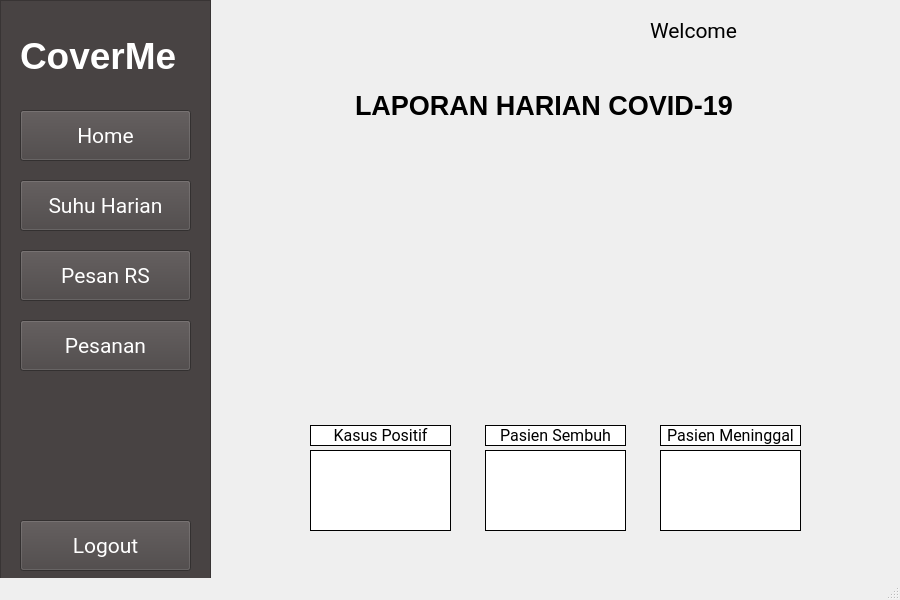
<?xml version="1.0" encoding="UTF-8"?>
<ui version="4.0">
 <class>MainWindow</class>
 <widget class="QMainWindow" name="MainWindow">
  <property name="geometry">
   <rect>
    <x>0</x>
    <y>0</y>
    <width>900</width>
    <height>600</height>
   </rect>
  </property>
  <property name="windowTitle">
   <string>MainWindow</string>
  </property>
  <widget class="QWidget" name="centralwidget">
   <widget class="QLabel" name="Nama_Admin">
    <property name="geometry">
     <rect>
      <x>650</x>
      <y>0</y>
      <width>251</width>
      <height>61</height>
     </rect>
    </property>
    <property name="font">
     <font>
      <family>Roboto</family>
      <pointsize>16</pointsize>
     </font>
    </property>
    <property name="text">
     <string>Welcome  &lt;KlienName&gt;</string>
    </property>
   </widget>
   <widget class="QLabel" name="header_tambah">
    <property name="geometry">
     <rect>
      <x>355</x>
      <y>90</y>
      <width>401</width>
      <height>31</height>
     </rect>
    </property>
    <property name="font">
     <font>
      <pointsize>20</pointsize>
      <weight>75</weight>
      <bold>true</bold>
     </font>
    </property>
    <property name="styleSheet">
     <string notr="true">QLabel{
	color: rgb(0, 0, 0);
}</string>
    </property>
    <property name="text">
     <string>LAPORAN HARIAN COVID-19</string>
    </property>
   </widget>
   <widget class="QLabel" name="label_2">
    <property name="geometry">
     <rect>
      <x>310</x>
      <y>130</y>
      <width>491</width>
      <height>281</height>
     </rect>
    </property>
    <property name="text">
     <string/>
    </property>
    <property name="pixmap">
     <pixmap>../img/nao.jpg</pixmap>
    </property>
    <property name="scaledContents">
     <bool>true</bool>
    </property>
   </widget>
   <widget class="QLabel" name="label_positif">
    <property name="geometry">
     <rect>
      <x>310</x>
      <y>425</y>
      <width>141</width>
      <height>21</height>
     </rect>
    </property>
    <property name="font">
     <font>
      <family>Roboto</family>
      <pointsize>12</pointsize>
     </font>
    </property>
    <property name="autoFillBackground">
     <bool>false</bool>
    </property>
    <property name="styleSheet">
     <string notr="true">background-color: rgb(255, 255, 255);
border-color: rgb(0, 0, 0);
border-width:1px;
border-style: solid;</string>
    </property>
    <property name="text">
     <string>Kasus Positif</string>
    </property>
    <property name="alignment">
     <set>Qt::AlignCenter</set>
    </property>
   </widget>
   <widget class="QLabel" name="label_sembuh">
    <property name="geometry">
     <rect>
      <x>485</x>
      <y>425</y>
      <width>141</width>
      <height>21</height>
     </rect>
    </property>
    <property name="font">
     <font>
      <family>Roboto</family>
      <pointsize>12</pointsize>
     </font>
    </property>
    <property name="autoFillBackground">
     <bool>false</bool>
    </property>
    <property name="styleSheet">
     <string notr="true">background-color: rgb(255, 255, 255);
border-color: rgb(0, 0, 0);
border-width:1px;
border-style: solid;</string>
    </property>
    <property name="text">
     <string>Pasien Sembuh</string>
    </property>
    <property name="alignment">
     <set>Qt::AlignCenter</set>
    </property>
   </widget>
   <widget class="QLabel" name="label_meninggal">
    <property name="geometry">
     <rect>
      <x>660</x>
      <y>425</y>
      <width>141</width>
      <height>21</height>
     </rect>
    </property>
    <property name="font">
     <font>
      <family>Roboto</family>
      <pointsize>12</pointsize>
     </font>
    </property>
    <property name="autoFillBackground">
     <bool>false</bool>
    </property>
    <property name="styleSheet">
     <string notr="true">background-color: rgb(255, 255, 255);
border-color: rgb(0, 0, 0);
border-width:1px;
border-style: solid;</string>
    </property>
    <property name="text">
     <string>Pasien Meninggal</string>
    </property>
    <property name="alignment">
     <set>Qt::AlignCenter</set>
    </property>
   </widget>
   <widget class="QLabel" name="label_kasus_positif">
    <property name="geometry">
     <rect>
      <x>310</x>
      <y>450</y>
      <width>141</width>
      <height>81</height>
     </rect>
    </property>
    <property name="font">
     <font>
      <family>Roboto</family>
      <pointsize>16</pointsize>
     </font>
    </property>
    <property name="autoFillBackground">
     <bool>false</bool>
    </property>
    <property name="styleSheet">
     <string notr="true">background-color: rgb(255, 255, 255);
border-color: rgb(0, 0, 0);
border-width:1px;
border-style: solid;</string>
    </property>
    <property name="text">
     <string/>
    </property>
    <property name="alignment">
     <set>Qt::AlignCenter</set>
    </property>
   </widget>
   <widget class="QLabel" name="label_pasien_sembuh">
    <property name="geometry">
     <rect>
      <x>485</x>
      <y>450</y>
      <width>141</width>
      <height>81</height>
     </rect>
    </property>
    <property name="font">
     <font>
      <family>Roboto</family>
      <pointsize>16</pointsize>
     </font>
    </property>
    <property name="autoFillBackground">
     <bool>false</bool>
    </property>
    <property name="styleSheet">
     <string notr="true">background-color: rgb(255, 255, 255);
border-color: rgb(0, 0, 0);
border-width:1px;
border-style: solid;</string>
    </property>
    <property name="text">
     <string/>
    </property>
    <property name="alignment">
     <set>Qt::AlignCenter</set>
    </property>
   </widget>
   <widget class="QLabel" name="label_pasien_meninggal">
    <property name="geometry">
     <rect>
      <x>660</x>
      <y>450</y>
      <width>141</width>
      <height>81</height>
     </rect>
    </property>
    <property name="font">
     <font>
      <family>Roboto</family>
      <pointsize>16</pointsize>
     </font>
    </property>
    <property name="autoFillBackground">
     <bool>false</bool>
    </property>
    <property name="styleSheet">
     <string notr="true">background-color: rgb(255, 255, 255);
border-color: rgb(0, 0, 0);
border-width:1px;
border-style: solid;</string>
    </property>
    <property name="text">
     <string/>
    </property>
    <property name="alignment">
     <set>Qt::AlignCenter</set>
    </property>
   </widget>
   <widget class="QFrame" name="Sidebar">
    <property name="geometry">
     <rect>
      <x>0</x>
      <y>0</y>
      <width>211</width>
      <height>591</height>
     </rect>
    </property>
    <property name="styleSheet">
     <string notr="true">QFrame{
	background-color: rgb(72, 67, 67);
}</string>
    </property>
    <property name="frameShape">
     <enum>QFrame::StyledPanel</enum>
    </property>
    <property name="frameShadow">
     <enum>QFrame::Raised</enum>
    </property>
    <widget class="QPushButton" name="SuhuHarian">
     <property name="geometry">
      <rect>
       <x>20</x>
       <y>180</y>
       <width>171</width>
       <height>51</height>
      </rect>
     </property>
     <property name="font">
      <font>
       <family>Roboto</family>
       <pointsize>16</pointsize>
      </font>
     </property>
     <property name="styleSheet">
      <string notr="true">QPushButton{
	background-color: rgb(72, 67, 67);
	color: rgb(255, 255, 255);
}</string>
     </property>
     <property name="text">
      <string>Suhu Harian</string>
     </property>
    </widget>
    <widget class="QLabel" name="label">
     <property name="geometry">
      <rect>
       <x>20</x>
       <y>20</y>
       <width>171</width>
       <height>71</height>
      </rect>
     </property>
     <property name="font">
      <font>
       <pointsize>28</pointsize>
       <weight>75</weight>
       <bold>true</bold>
      </font>
     </property>
     <property name="styleSheet">
      <string notr="true">QLabel{
	color: rgb(255, 255, 255);
}</string>
     </property>
     <property name="text">
      <string>CoverMe</string>
     </property>
    </widget>
    <widget class="QPushButton" name="PesanRS">
     <property name="geometry">
      <rect>
       <x>20</x>
       <y>250</y>
       <width>171</width>
       <height>51</height>
      </rect>
     </property>
     <property name="font">
      <font>
       <family>Roboto</family>
       <pointsize>16</pointsize>
      </font>
     </property>
     <property name="styleSheet">
      <string notr="true">QPushButton{
	background-color: rgb(72, 67, 67);
	color: rgb(255, 255, 255);
}</string>
     </property>
     <property name="text">
      <string>Pesan RS</string>
     </property>
    </widget>
    <widget class="QPushButton" name="Pesanan">
     <property name="geometry">
      <rect>
       <x>20</x>
       <y>320</y>
       <width>171</width>
       <height>51</height>
      </rect>
     </property>
     <property name="font">
      <font>
       <family>Roboto</family>
       <pointsize>16</pointsize>
      </font>
     </property>
     <property name="styleSheet">
      <string notr="true">QPushButton{
	background-color: rgb(72, 67, 67);
	color: rgb(255, 255, 255);
}</string>
     </property>
     <property name="text">
      <string>Pesanan</string>
     </property>
    </widget>
    <widget class="QPushButton" name="Home">
     <property name="geometry">
      <rect>
       <x>20</x>
       <y>110</y>
       <width>171</width>
       <height>51</height>
      </rect>
     </property>
     <property name="font">
      <font>
       <family>Roboto</family>
       <pointsize>16</pointsize>
      </font>
     </property>
     <property name="styleSheet">
      <string notr="true">QPushButton{
	background-color: rgb(72, 67, 67);
	color: rgb(255, 255, 255);
}</string>
     </property>
     <property name="text">
      <string>Home</string>
     </property>
    </widget>
    <widget class="QPushButton" name="Logout">
     <property name="geometry">
      <rect>
       <x>20</x>
       <y>520</y>
       <width>171</width>
       <height>51</height>
      </rect>
     </property>
     <property name="font">
      <font>
       <family>Roboto</family>
       <pointsize>16</pointsize>
      </font>
     </property>
     <property name="styleSheet">
      <string notr="true">QPushButton{
	background-color: rgb(72, 67, 67);
	color: rgb(255, 255, 255);
}</string>
     </property>
     <property name="text">
      <string>Logout</string>
     </property>
    </widget>
   </widget>
  </widget>
  <widget class="QStatusBar" name="statusbar"/>
 </widget>
 <resources/>
 <connections/>
</ui>
